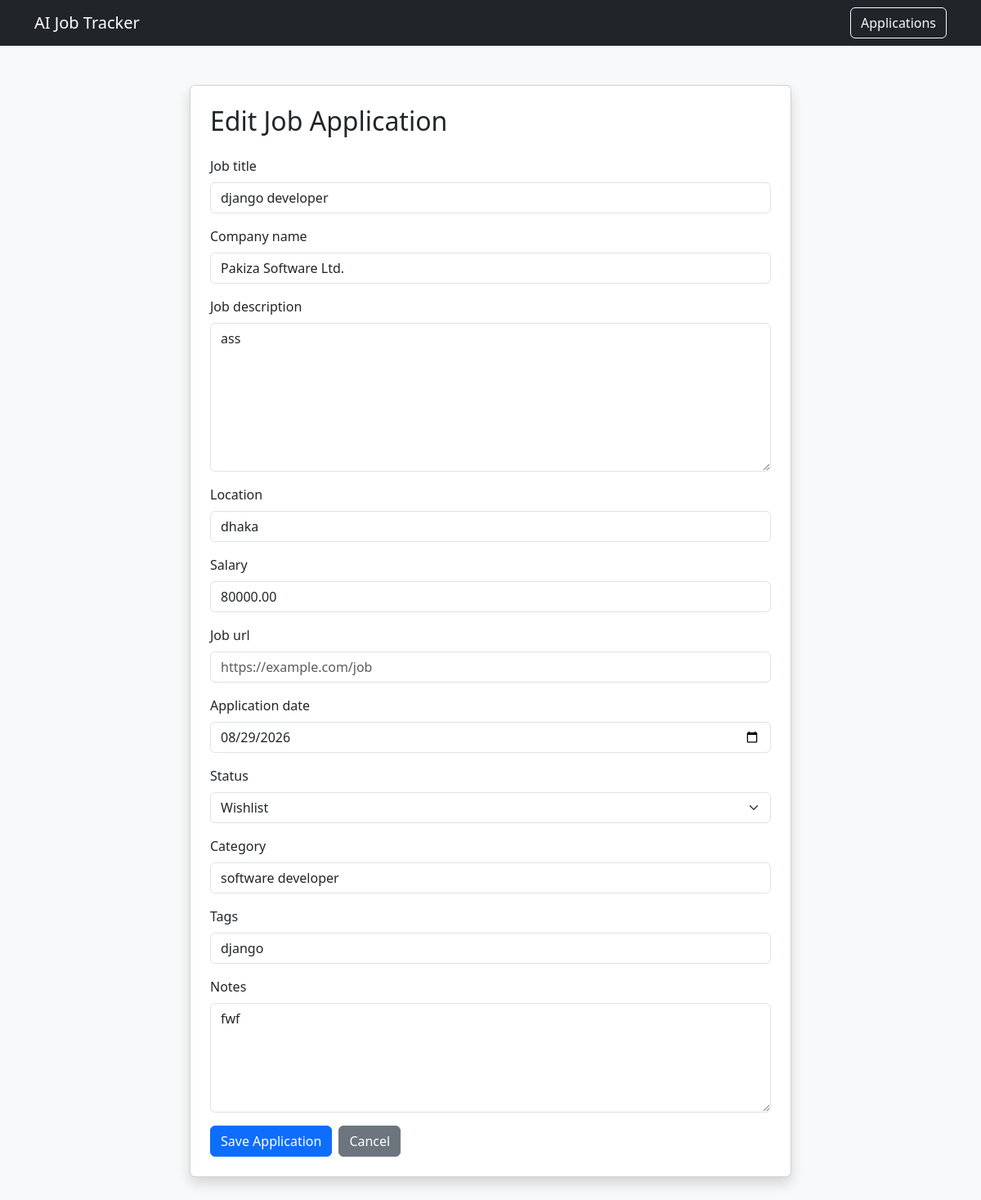
Screenshot of /applications/2/edit/ (signed in) with the database file from the repository.
### jobs/models.py (models this page shows, shortened)
class JobApplication(models.Model):
    STATUS_CHOICES = [
        ('wishlist', 'Wishlist'),
        ('applied', 'Applied'),
        ('screening', 'Screening'),
        ('interview', 'Interview'),
        ('selected', 'Selected'),
        ('rejected', 'Rejected'),
    ]
    user = models.ForeignKey(
        User,
        on_delete=models.CASCADE,
        related_name='job_applications'
    )
    job_title = models.CharField(
        max_length=200
    )
    company_name = models.CharField(
        max_length=200
    )
    job_description = models.TextField(
        blank=True,
        null=True
    )
    location = models.CharField(
        max_length=200,
        blank=True,
        null=True
    )
    salary = models.DecimalField(
        max_digits=12,
        decimal_places=2,
        blank=True,
        null=True
    )
    job_url = models.URLField(
        blank=True,
        null=True
    )
    application_date = models.DateField(
        blank=True,
        null=True
    )
    status = models.CharField(
        max_length=20,
        choices=STATUS_CHOICES,
        default='wishlist'
    )
    category = models.CharField(
        max_length=100,
        blank=True,
        null=True
    )
    tags = models.CharField(
        max_length=500,
        blank=True,
        null=True
    )
    notes = models.TextField(
        blank=True,
        null=True
    )
    created_at = models.DateTimeField(
        auto_now_add=True
    )
    updated_at = models.DateTimeField(
        auto_now=True
    )
    class Meta:
        ordering = ['-created_at']
        verbose_name = 'Job Application'
        verbose_name_plural = 'Job Applications'

### jobs/views.py (the view)
@login_required
def application_update(
    request,
    pk
):
    application = get_object_or_404(
        JobApplication,
        pk=pk,
        user=request.user
    )
    if request.method == "POST":
        form = JobApplicationForm(
            request.POST,
            instance=application
        )
        if form.is_valid():
            form.save()
            messages.success(
                request,
                "Job application updated successfully!"
            )
            return redirect(
                "application_detail",
                pk=application.pk
            )
    else:
        form = JobApplicationForm(
            instance=application
        )
    context = {
        "form": form,
        "application": application,
        "title": "Edit Job Application",
        "button_text": "Update Application",
    }
    return render(
        request,
        "jobs/application_form.html",
        context
    )

### templates/jobs/application_form.html (shortened to what this page needs)
<!DOCTYPE html>
<html lang="en">
<head>
    <link
        href="https://cdn.jsdelivr.net/npm/bootstrap@5.3.3/dist/css/bootstrap.min.css"
        rel="stylesheet"
    >
</head>
<body class="bg-light">
<nav class="navbar navbar-dark bg-dark">
    <div class="container">
        <a
            href="{% url 'dashboard' %}"
            class="navbar-brand"
        >
            AI Job Tracker
        </a>
        <a
            href="{% url 'application_list' %}"
            class="btn btn-outline-light"
        >
            Applications
        </a>
    </div>
</nav>
<div class="container mt-5 mb-5">
    <div class="row justify-content-center">
        <div class="col-lg-8">
            <div class="card shadow">
                <div class="card-body p-4">
                    <h2 class="mb-4">
                        {{ title }}
                    </h2>
                    <form method="POST">
                        {% for field in form %}
                            <div class="mb-3">
                                <label
                                    class="form-label"
                                >
                                    {{ field.label }}
                                </label>
                                {{ field }}
                            </div>
                        {% endfor %}
                        <div class="d-flex gap-2">
                            <button
                                type="submit"
                                class="btn btn-primary"
                            >
                                Save Application
                            </button>
                            <a
                                href="{% url 'application_list' %}"
                                class="btn btn-secondary"
                            >
                                Cancel
                            </a>
                        </div>
                    </form>
                </div>
            </div>
        </div>
    </div>
</div>
</body>
</html>

### rows the page displays
JobApplication: form "django developer" "Pakiza Software Ltd." "ass" "dhaka" "80000.00" "08/29/2026" "Wishlist" "software developer" "django" "fwf"

### other values shown
{{ title }} "Edit Job Application"
{{ field.label }} "Job title" "Company name" "Job description" "Location" "Salary" "Job url" "Application date" "Status" "Category" "Tags" "Notes"
